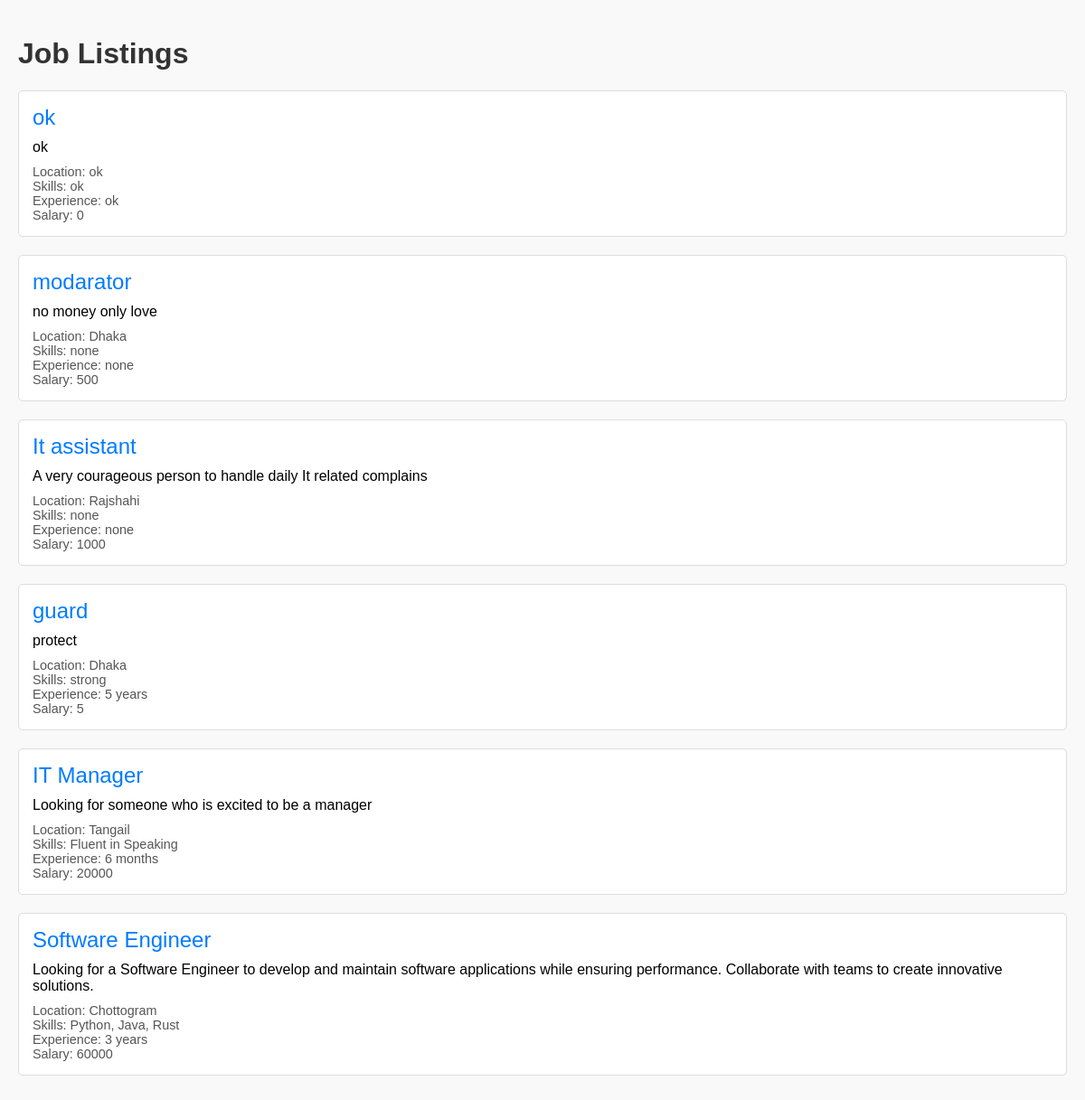
The page /tester.php on the database as committed earlier.
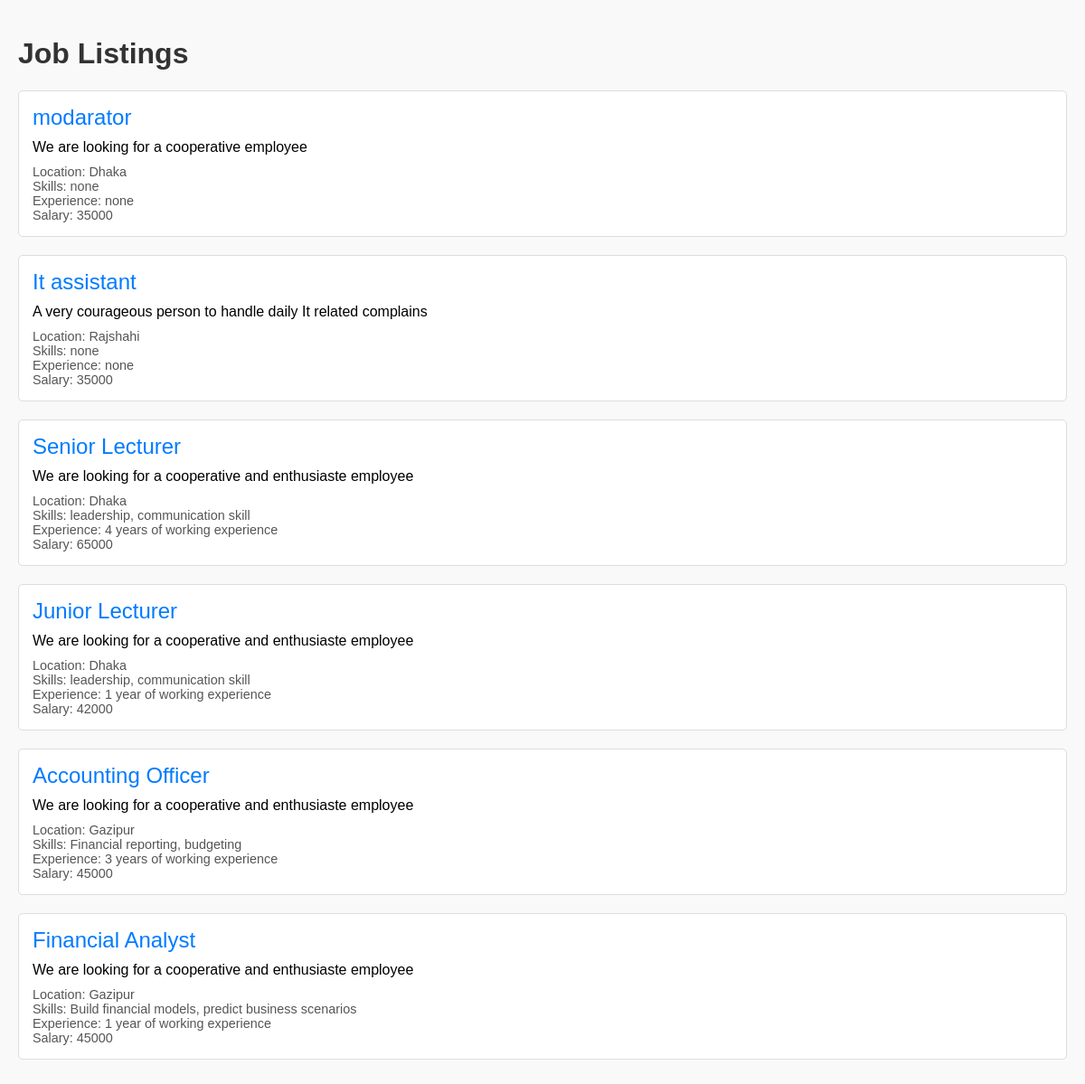
The same page on the database as committed later.
### tables this page shows
CREATE TABLE `job` (
  `job_id` int(5) NOT NULL,
  `company_id` int(5) DEFAULT NULL,
  `title` varchar(50) NOT NULL,
  `description` varchar(1000) NOT NULL,
  `location` varchar(50) NOT NULL,
  `required_skill` varchar(200) NOT NULL,
  `required_experience` varchar(200) NOT NULL,
  `salary` int(10) NOT NULL,
  `posted_date` date NOT NULL
);

### tester.php (the view, shortened to what this page needs)
<!DOCTYPE html>
<html lang="en">
<head>
</head>
<body>
    <h1>Job Listings</h1>
    <div class="job-listings">
        <?php
        $db_server = "localhost";
        $db_name = "jobsite";
        $db_password = "";
        $db_username = "root";
        $conn = mysqli_connect($db_server, $db_username, $db_password, $db_name);
        $sql = "SELECT * FROM job WHERE 1=1";
        $result = mysqli_query($conn, $sql);
        while ($row = mysqli_fetch_array($result)) {
            echo '<div class="job-listing">';
            echo '<div class="job-title">' . htmlspecialchars($row['title']) . '</div>';
            echo '<div class="job-description">' . htmlspecialchars($row['description']) . '</div>';
            echo '<div class="job-details">Location: ' . htmlspecialchars($row['location']) . '<br>';
            echo 'Skills: ' . htmlspecialchars($row['required_skill']) . '<br>';
            echo 'Experience: ' . htmlspecialchars($row['required_experience']) . '<br>';
            echo 'Salary: ' . htmlspecialchars($row['salary']) . '</div>';
            echo '</div>';
        }
        ?>
    </div>
</body>
</html>

Rows that differ between the two databases and show on the page:
removed job: title "ok", description "ok", location "ok", required_skill "ok", required_experience "ok", salary "0"
removed job: title "guard", description "protect", location "Dhaka", required_skill "strong", required_experience "5 years", salary "5"
removed job: title "IT Manager", description "Looking for someone who is excited to be a manager", location "Tangail", required_skill "Fluent in Speaking", required_experience "6 months", salary "20000"
removed job: title "Software Engineer", description "Looking for a Software Engineer to develop and maintain software applications while ensuring performance. Collaborate with teams to create innovative solutions.", location "Chottogram", required_skill "Python, Java, Rust", required_experience "3 years", salary "60000"
changed job "modarator": description "no money only love" → "We are looking for a cooperative employee"; salary "500" → "35000"
changed job "It assistant": salary "1000" → "35000"
added job: title "Senior Lecturer", description "We are looking for a cooperative and enthusiaste employee", location "Dhaka", required_skill "leadership, communication skill", required_experience "4 years of working experience", salary "65000"
added job: title "Junior Lecturer", description "We are looking for a cooperative and enthusiaste employee", location "Dhaka", required_skill "leadership, communication skill", required_experience "1 year of working experience", salary "42000"
added job: title "Accounting Officer", description "We are looking for a cooperative and enthusiaste employee", location "Gazipur", required_skill "Financial reporting, budgeting", required_experience "3 years of working experience", salary "45000"
added job: title "Financial Analyst", description "We are looking for a cooperative and enthusiaste employee", location "Gazipur", required_skill "Build financial models, predict business scenarios", required_experience "1 year of working experience", salary "45000"
